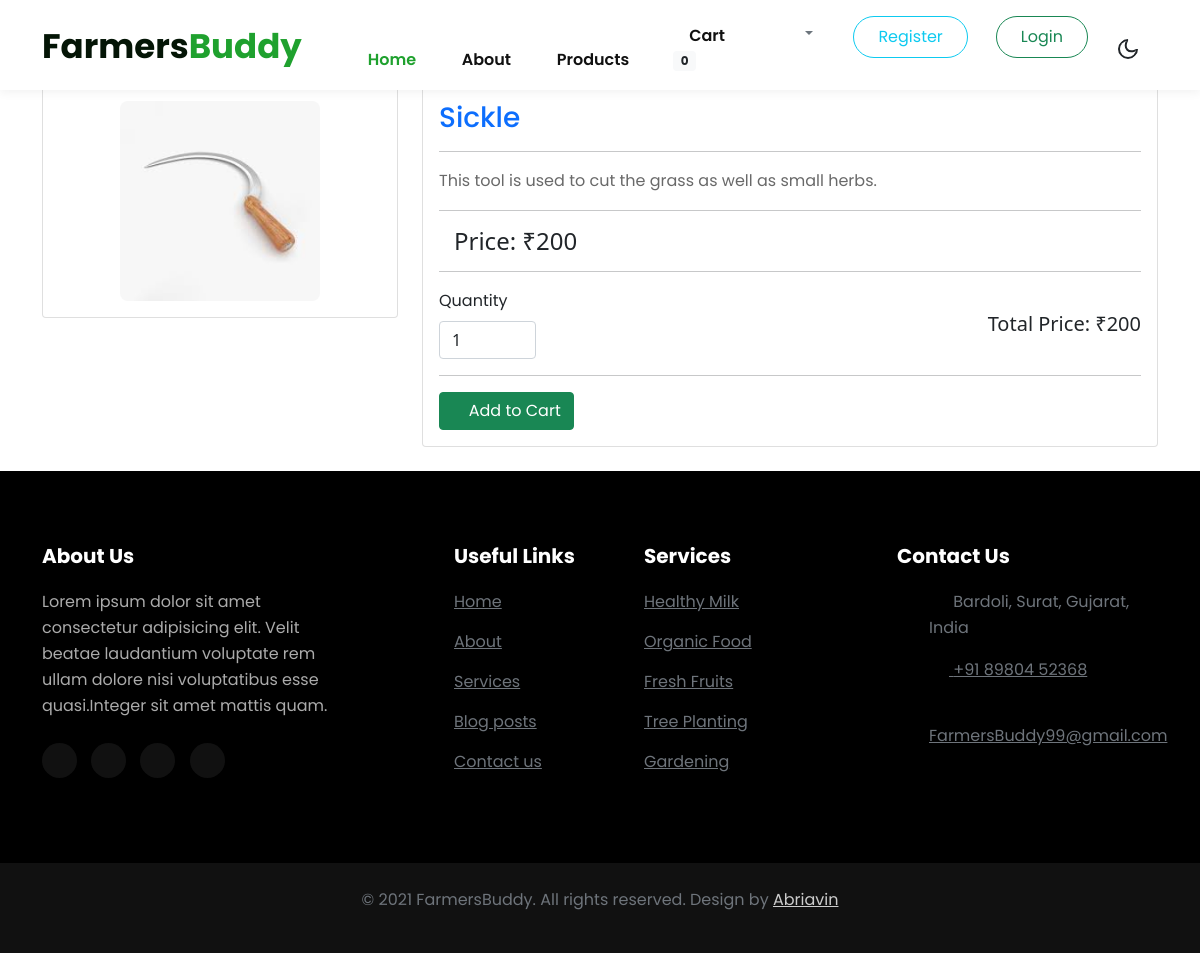
Screenshot of /FarmersBuddy/viewproduct?pid=4 with the database file from the repository.
### FarmersBuddy/models.py (models this page shows, shortened)
class Product(models.Model):
    id = models.AutoField(primary_key=True)
    Name = models.CharField(max_length=50)
    Desc = models.TextField()
    Image = models.ImageField(upload_to='FarmersBuddy/products/')
    Price = models.PositiveBigIntegerField()
    Quantity = models.PositiveIntegerField()
    Keywords = models.TextField(max_length=50)
    ProductCat = models.ForeignKey(Category, on_delete=models.CASCADE)
    ProductBrand = models.ForeignKey(Brand, on_delete=models.CASCADE)
    Status = models.CharField(max_length=1, default="1")

### FarmersBuddy/views.py (the view)
# urls.py: path('viewproduct', views.viewproduct, name='viewproduct'),
@never_cache
def viewproduct(request):
    pid = request.GET.get("pid","")
    product = Product.objects.get(id=pid, Status=1)
    params = {
        "product": product
    }
    return render(request, "FarmersBuddy/Home/viewproduct.html", params)

### templates/FarmersBuddy/Home/viewproduct.html (shortened to what this page needs)
{% extends './base.html' %}
{% block body %}
<link
  href="https://cdn.jsdelivr.net/npm/bootstrap@5.1.3/dist/css/bootstrap.min.css"
  rel="stylesheet"
/>
<div class="container mb-4">
    <div class="row">
        <div class="col-md-4">
            <div class="card">
                <div class="card-body text-center">
                  <img src="{{product.Image.url}}" height="200" alt="error in loading product image">
                </div>
              </div>
        </div>
        <div class="col">
            <div class="card">
                <div class="card-body">
                    <h3 class="text-primary">{{product.Name}}</h3>
                    <hr>
                    <p>{{product.Desc}}</p>
                    <hr>
                    <form action="" method="post">
                    <div class="col-md-6 h4">
                        Price: ₹<span id="txtprice">{{product.Price}}</span>
                    </div>
                    <hr>
                    <div class="row">
                        <div class="col-md-2">
                            <label for="qty">Quantity</label>
                            <input value="1" class="form-control" type="number" id="qty" name="qty" min="1" max="{{product.Quantity}}">
                        </div>
                        <div class="col h5 text-right">
                            <br>
                            Total Price: ₹<span id="tprice">{{product.Price}}</span>
                        </div>
                    </div>
                    <hr>{% csrf_token %}
                        <button class="btn btn-success" type="submit"><i class="fas fa-shopping-cart"></i> Add to Cart</button>
                    </form>
                </div>
              </div>
        </div>
    </div>
</div>
{% endblock  %}

### rows the page displays
Product: Image (picture), Name "Sickle", Desc "This tool is used to cut the grass as well as small herbs.", Price "200"
